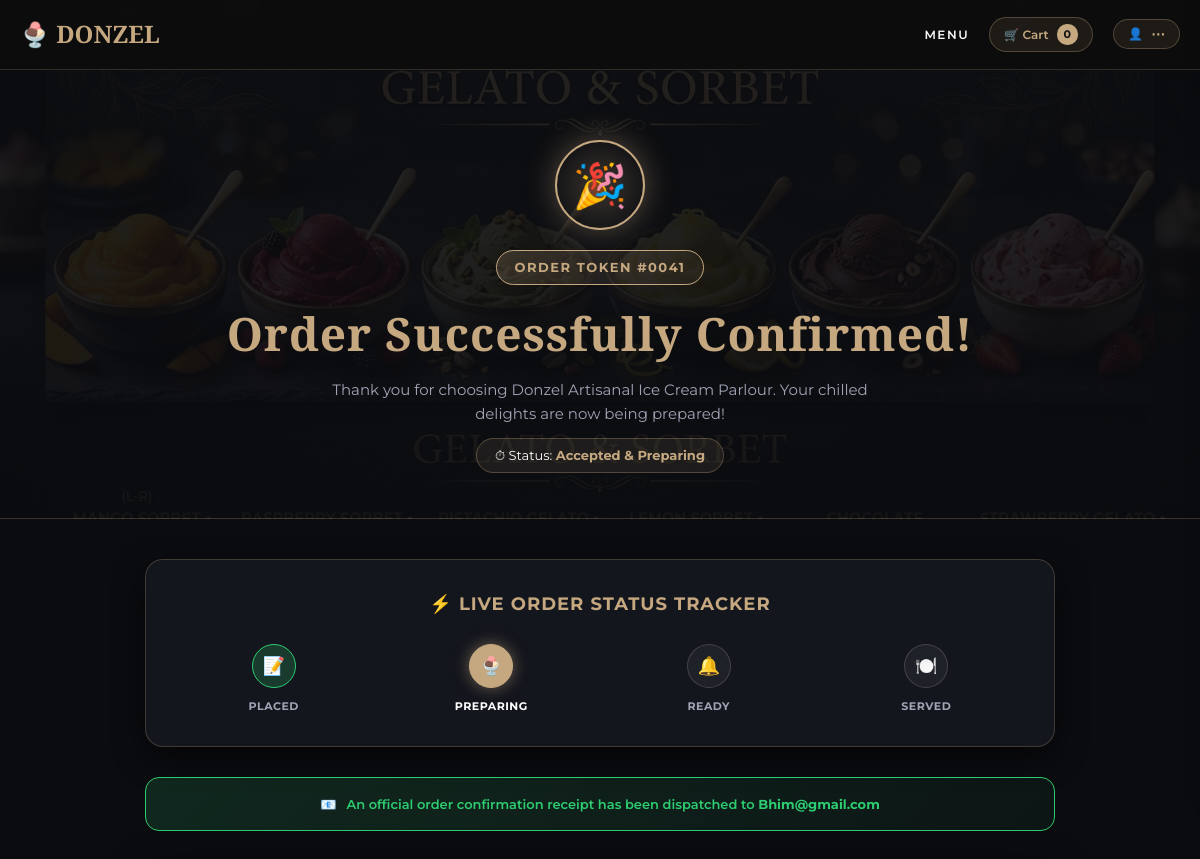
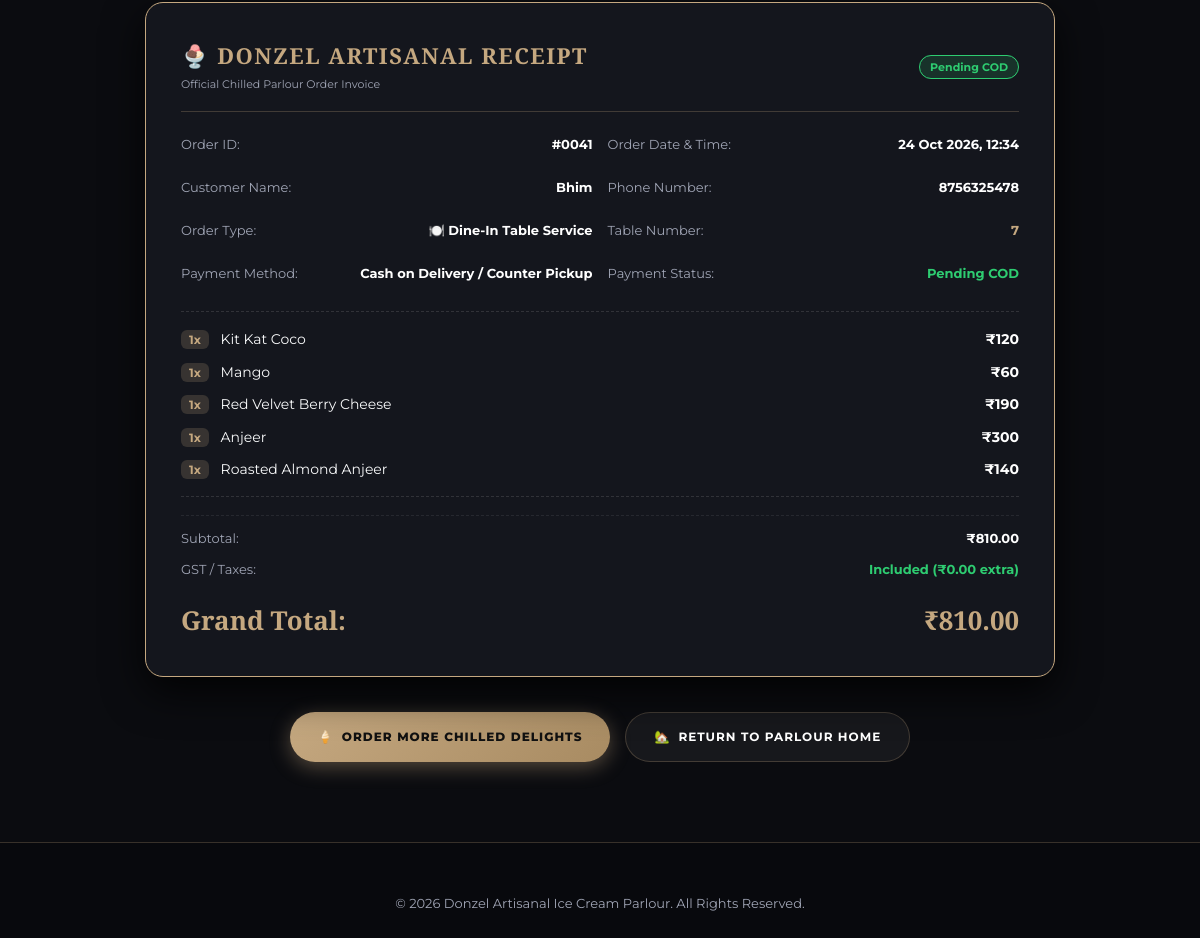
The app's page /order-success/41/ with its own data (2 pictures, top to bottom).
### base/models.py (models this page shows, shortened)
class Order(models.Model):
    user = models.ForeignKey(User, on_delete=models.SET_NULL, null=True, blank=True)
    customer_name = models.CharField(max_length=150)
    customer_phone = models.CharField(max_length=20, blank=True, null=True)
    customer_email = models.CharField(max_length=150, blank=True, null=True)
    order_type = models.CharField(max_length=50, default='takeaway') # takeaway or dine_in
    table_number = models.CharField(max_length=20, blank=True, null=True)
    pickup_time = models.CharField(max_length=100)
    house_no = models.CharField(max_length=100, blank=True, null=True)
    street_area = models.CharField(max_length=255, blank=True, null=True)
    city = models.CharField(max_length=100, default='Ahmedabad')
    pincode = models.CharField(max_length=10, blank=True, null=True)
    landmark = models.CharField(max_length=150, blank=True, null=True)
    delivery_address = models.TextField(blank=True, null=True)
    total_price = models.DecimalField(max_digits=8, decimal_places=2)
    created_at = models.DateTimeField(auto_now_add=True)
    accepted_at = models.DateTimeField(null=True, blank=True)
    ready_at = models.DateTimeField(null=True, blank=True)
    completed_at = models.DateTimeField(null=True, blank=True)
    STATUS_CHOICES = (
        ('Pending Approval', 'Pending Approval'),
        ('Accepted & Preparing', 'Accepted & Preparing'),
        ('Order Ready', 'Order Ready'),
        ('Out for Delivery', 'Out for Delivery / Counter Handover'),
        ('Order Delivered', 'Order Delivered & Completed'),
        ('Order Served', 'Order Served & Completed'),
    )
    status = models.CharField(max_length=50, choices=STATUS_CHOICES, default='Pending Approval')
    payment_method = models.CharField(max_length=50, default='Donzel Wallet')
    payment_status = models.CharField(max_length=50, default='Paid')

class OrderItem(models.Model):
    order = models.ForeignKey(Order, on_delete=models.CASCADE, related_name='items')
    item_name = models.CharField(max_length=200)
    price = models.DecimalField(max_digits=6, decimal_places=2)
    quantity = models.IntegerField(default=1)

### base/views.py (the view)
# urls.py: path('order-success/<int:order_id>/', homeviews.order_success, name='order_success'),
def order_success(request, order_id):
    cart_data = get_cart_data(request)
    order = get_object_or_404(Order, id=order_id)
    return render(request, 'order_success.html', {
        **cart_data,
        'order': order,
    })

### base/views.py (called while the page is built, shortened)
def get_cart_data(request):
    cart = request.session.get('cart', [])
    count = sum(item.get('quantity', 1) for item in cart)
    subtotal = sum(Decimal(str(item.get('price', 0))) * item.get('quantity', 1) for item in cart)
    user_orders = []
    user_profile = None
    user_wallet = None
    wallet_transactions = []
    return {
        'cart': cart,
        'cart_count': count,
        'cart_subtotal': subtotal,
        'user_orders': user_orders,
        'user_profile': user_profile,
        'user_wallet': user_wallet,
        'wallet_transactions': wallet_transactions
    }

### base/templates/order_success.html (shortened to what this page needs)
{% load static %}
<!DOCTYPE html>
<html lang="en">
<head>
</head>
<body>
    <nav class="navbar">
        <div class="nav-container">
            <a href="{% url 'home' %}" class="logo">
                🍨 DONZEL
            </a>
            <div class="nav-right-group">
                <a href="{% url 'menu' %}" class="nav-link-item">Menu</a>
                <a href="{% url 'cart' %}" class="cart-pill" title="View Cart">
                    <span>🛒 Cart</span>
                    <span class="cart-count-badge">{{ cart_count }}</span>
                </a>
                <button class="profile-trigger-btn" onclick="toggleProfileDrawer()" title="Open Sidebar">
                    <span>👤 {% if user.is_authenticated %}{{ user.username }}{% endif %}</span>
                    <span style="font-size:14px; font-weight:bold;">⋯</span>
                </button>
            </div>
        </div>
    </nav>
    <header class="page-header">
        <div class="container">
            <div class="success-icon-wrap">🎉</div>
            <div class="order-token-tag">Order Token #{{ order.id|stringformat:"04d" }}</div>
            <h1 id="mainHeaderTitle" style="font-size: 46px; color: var(--primary-gold); margin-bottom: 8px;">Order Successfully Confirmed!</h1>
            <p style="font-size: 15px; color: var(--text-muted); max-width: 600px; margin: 0 auto;">
                Thank you for choosing Donzel Artisanal Ice Cream Parlour. Your chilled delights are now being prepared!
            </p>
            <div style="font-size: 13px; color: #fff; margin-top: 12px; background: rgba(197, 168, 128, 0.1); border: 1px solid rgba(197, 168, 128, 0.3); display: inline-block; padding: 6px 18px; border-radius: 20px;">
                ⏱ Status: <strong id="liveStatusText" style="color: var(--primary-gold);">{{ order.status }}</strong>
            </div>
        </div>
    </header>
    <section style="padding: 40px 0 80px 0; flex: 1;">
        <div class="container">
            <div class="timeline-card">
                <div class="timeline-title">
                    <span>⚡ Live Order Status Tracker</span>
                </div>
                {% if order.order_type == 'dine_in' %}
                <div class="timeline-steps" style="grid-template-columns: repeat(4, 1fr);">
                    <div id="step1" class="timeline-step {% if order.status == 'Accepted & Preparing' or order.status == 'Order Ready' or order.status == 'Order Served' %}completed{% else %}active{% endif %}">
                        <div class="step-icon">📝</div>
                        <div class="step-label">Placed</div>
                    </div>
                    <div id="step2" class="timeline-step {% if order.status == 'Accepted & Preparing' %}active{% elif order.status == 'Order Ready' or order.status == 'Order Served' %}completed{% endif %}">
                        <div class="step-icon">🍨</div>
                        <div class="step-label">Preparing</div>
                    </div>
                    <div id="step3" class="timeline-step {% if order.status == 'Order Ready' %}active{% elif order.status == 'Order Served' %}completed{% endif %}">
                        <div class="step-icon">🔔</div>
                        <div class="step-label">Ready</div>
                    </div>
                    <div id="step4" class="timeline-step {% if order.status == 'Order Served' %}active completed{% endif %}">
                        <div class="step-icon">🍽️</div>
                        <div class="step-label">Served</div>
                    </div>
                </div>
                {% endif %}
            </div>
            <div class="email-banner" id="orderStatusBanner">
                <span>📧</span>
                <span>An official order confirmation receipt has been dispatched to <strong>{{ order.customer_email }}</strong></span>
            </div>
            <div class="receipt-card">
                <div class="receipt-header">
                    <div>
                        <div class="receipt-brand">🍨 DONZEL ARTISANAL RECEIPT</div>
                        <div style="font-size: 11px; color: var(--text-muted); margin-top: 2px;">Official Chilled Parlour Order Invoice</div>
                    </div>
                    <div style="text-align: right;">
                        <span style="font-size: 11px; background: rgba(46, 204, 113, 0.15); color: #2ecc71; border: 1px solid #2ecc71; padding: 4px 10px; border-radius: 12px; font-weight: bold;">
                            {{ order.payment_status }}
                        </span>
                    </div>
                </div>
                <div style="display: grid; grid-template-columns: 1fr 1fr; gap: 15px; margin-bottom: 12px;">
                    <div class="receipt-row">
                        <span>Order ID:</span>
                        <strong>#{{ order.id|stringformat:"04d" }}</strong>
                    </div>
                    <div class="receipt-row">
                        <span>Order Date & Time:</span>
                        <strong>{{ order.created_at|date:"d M Y, H:i" }}</strong>
                    </div>
                </div>
                <div style="display: grid; grid-template-columns: 1fr 1fr; gap: 15px; margin-bottom: 12px;">
                    <div class="receipt-row">
                        <span>Customer Name:</span>
                        <strong>{{ order.customer_name }}</strong>
                    </div>
                    <div class="receipt-row">
                        <span>Phone Number:</span>
                        <strong>{{ order.customer_phone|default:"N/A" }}</strong>
                    </div>
                </div>
                <div style="display: grid; grid-template-columns: 1fr 1fr; gap: 15px; margin-bottom: 12px;">
                    <div class="receipt-row">
                        <span>Order Type:</span>
                        <strong>
                            {% if order.order_type == 'dine_in' %}
                                🍽️ Dine-In Table Service
                            {% else %}
                                🛍️ Takeaway Express Pickup
                            {% endif %}
                        </strong>
                    </div>
                    {% if order.order_type == 'dine_in' and order.table_number %}
                    <div class="receipt-row">
                        <span>Table Number:</span>
                        <strong style="color: var(--primary-gold);">{{ order.table_number }}</strong>
                    </div>
                    {% elif order.pickup_time %}
                    <div class="receipt-row">
                        <span>Pickup Time:</span>
                        <strong>{{ order.pickup_time }}</strong>
                    </div>
                    {% endif %}
                </div>
                <div style="display: grid; grid-template-columns: 1fr 1fr; gap: 15px; margin-bottom: 15px;">
                    <div class="receipt-row">
                        <span>Payment Method:</span>
                        <strong>{{ order.payment_method }}</strong>
                    </div>
                    <div class="receipt-row">
                        <span>Payment Status:</span>
                        <strong style="color: #2ecc71;">{{ order.payment_status }}</strong>
                    </div>
                </div>
                <ul class="receipt-items-list">
                    {% for item in order.items.all %}
                    <li class="receipt-item">
                        <div>
                            <span class="item-qty-badge">{{ item.quantity }}x</span>
                            <span>{{ item.item_name }}</span>
                        </div>
                        <span style="font-weight: 700; color: #fff;">₹{% widthratio item.price 1 item.quantity %}</span>
                    </li>
                    {% endfor %}
                </ul>
                <div style="border-top: 1px dashed rgba(255,255,255,0.08); padding-top: 12px; margin-top: 12px;">
                    <div class="receipt-row">
                        <span>Subtotal:</span>
                        <strong>₹{{ order.total_price }}</strong>
                    </div>
                    <div class="receipt-row">
                        <span>GST / Taxes:</span>
                        <strong style="color: #2ecc71;">Included (₹0.00 extra)</strong>
                    </div>
                    <div class="receipt-total" style="margin-top: 10px;">
                        <span>Grand Total:</span>
                        <span>₹{{ order.total_price }}</span>
                    </div>
                </div>
            </div>
            <div class="actions-grid">
                <a href="{% url 'menu' %}" class="btn-action-primary">
                    <span>🍦</span> Order More Chilled Delights
                </a>
                <a href="{% url 'home' %}" class="btn-action-secondary">
                    <span>🏡</span> Return to Parlour Home
                </a>
            </div>
        </div>
    </section>
    <footer>
        <div class="container">
            <p style="font-size: 13px; color: var(--text-muted);">&copy; 2026 Donzel Artisanal Ice Cream Parlour. All Rights Reserved.</p>
        </div>
    </footer>
</body>
</html>

### records on screen
Order: id "0041", status "Accepted & Preparing", customer_email "Bhim@gmail.com", payment_status "Pending COD", created_at "24 Oct 2026, 12:34", customer_name "Bhim", customer_phone "8756325478", table_number "7", payment_method "Cash on Delivery / Counter Pickup", total_price "810.00"
OrderItem: quantity "1", item_name "Kit Kat Coco", price+quantity "120"
OrderItem: quantity "1", item_name "Mango", price+quantity "60"
OrderItem: quantity "1", item_name "Red Velvet Berry Cheese", price+quantity "190"
OrderItem: quantity "1", item_name "Anjeer", price+quantity "300"
OrderItem: quantity "1", item_name "Roasted Almond Anjeer", price+quantity "140"

### other values on screen
{{ cart_count }} "0"
